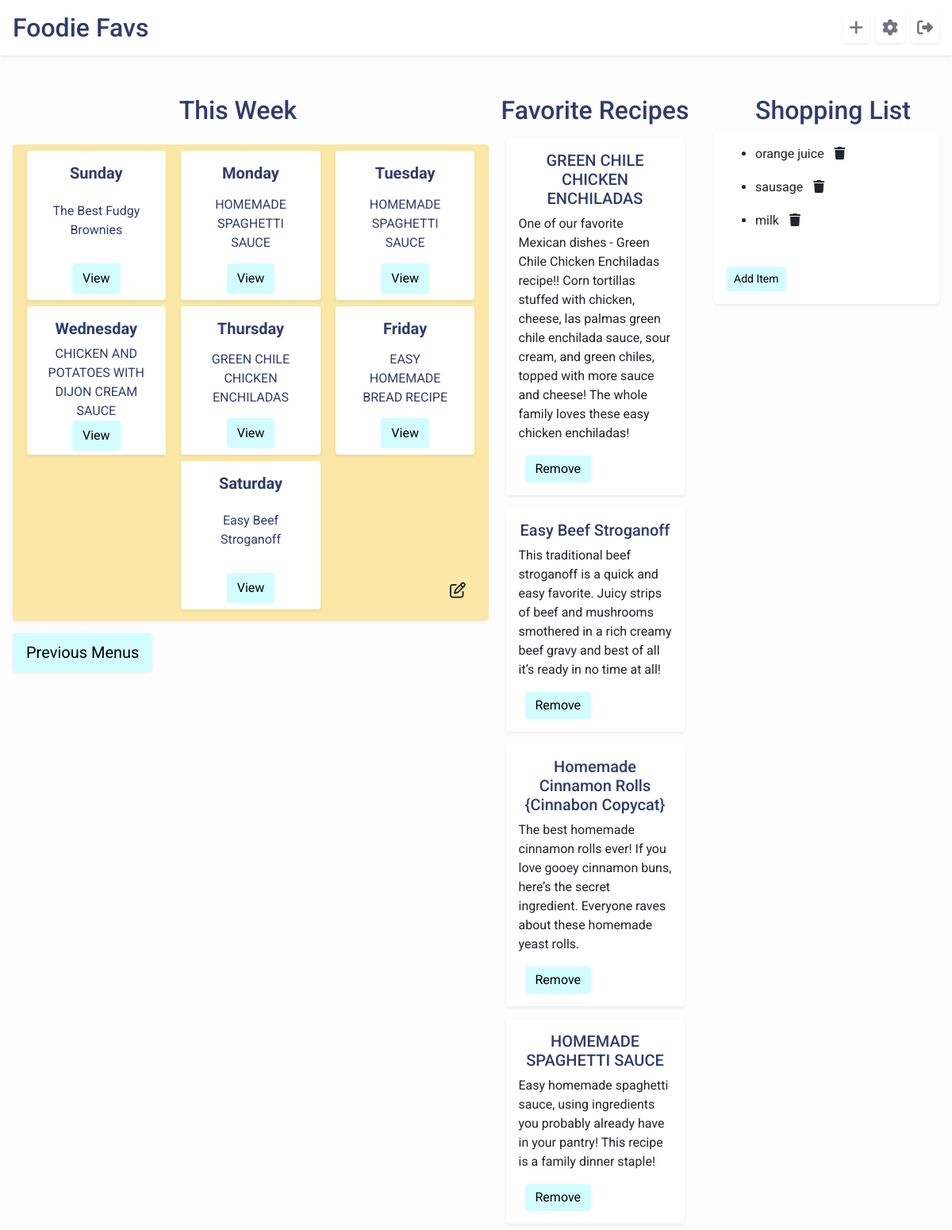
Before: /home/1 (signed in) with the older database file.
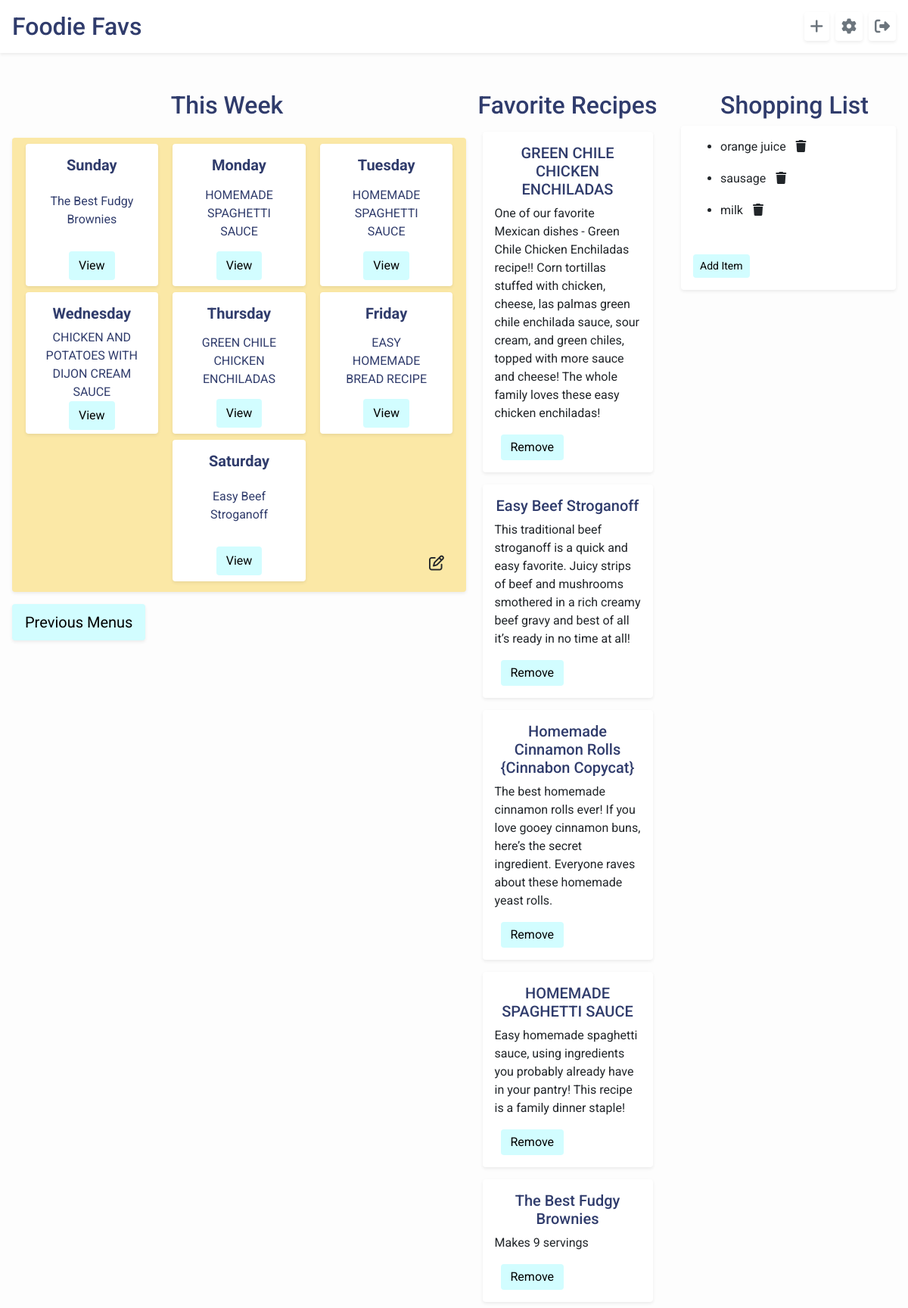
After: the same page with the newer database file.
### foodie_app/models.py (models this page shows)
class Recipe(models.Model):
    name = models.CharField(max_length=255)
    desc = models.CharField(max_length=255, default="")
    ingredients = models.TextField(default="")
    steps = models.TextField(default="")
    creator = models.ForeignKey(User, related_name="users", on_delete=models.CASCADE, default=1)
    source = models.CharField(max_length=255, default="")
    users_who_favorite = models.ManyToManyField(User, related_name="favorite_recipes", default=0)
    created_at = models.DateTimeField(auto_now_add=True)
    updated_at = models.DateTimeField(auto_now=True)
    objects = RecipeManager()

class Shopping_List_Item(models.Model):
    item = models.CharField(max_length=255)
    user = models.ForeignKey(User, related_name="list_user", on_delete=models.CASCADE, default=1)
    created_at = models.DateTimeField(auto_now_add=True)
    updated_at = models.DateTimeField(auto_now=True)
    objects = ListManager()

### login/models.py (models this page shows)
class User(models.Model):
    first_name = models.CharField(max_length=255)
    last_name = models.CharField(max_length=255)
    email = models.EmailField()
    password = models.CharField(max_length=255)
    followers = models.ManyToManyField("self", blank=True)
    profile_desc = models.TextField(default="")
    created_at = models.DateTimeField(auto_now_add=True)
    updated_at = models.DateTimeField(auto_now=True)
    objects = UserManager()

### foodie_app/views.py (the view)
# urls.py: path('<int:user_id>', views.user_profile),
def user_profile(request, user_id):
    if 'userid' in request.session:
        menus = Menu.objects.filter(editor=User.objects.get(id=request.session['userid']))
        menu = menus.last()
        context = {
            "user": User.objects.get(id=request.session['userid']),
            "recipes": Recipe.objects.filter(creator=User.objects.get(id=request.session['userid'])),
            "menu": menu,
            "shopping_list": Shopping_List_Item.objects.all(),
        }
        return render(request, 'user_profile.html', context)
    return redirect('/login')

### foodie_app/templates/user_profile.html (shortened to what the changed rows need)
<!DOCTYPE html>
<html lang="en">
<head>
    <link rel="stylesheet" href="https://stackpath.bootstrapcdn.com/bootstrap/4.5.2/css/bootstrap.min.css"
>
    {% load static %}
    <link rel="stylesheet" href="{% static 'css/style.css' %}">
</head>
<body id="body">
    <header id="header" class="bg-white d-flex p-3 align-items-center shadow-sm mt-0">
        <h2 class="pr-5 mb-0"><a href="/home" class="home">Foodie Favs</a></h2>
    </header>
    <div class="d-flex mt-4 pt-5">
        <div class="w-50">
            <div class="d-flex flex-column">
                <h2 class="heading">This Week</h2>
            </div>
        </div>
        <div class="w-25 d-flex flex-column align-items-center">
            <h2 class="heading ">Favorite Recipes</h2>
            {% for recipe in user.favorite_recipes.all %}
            <div class="recipe-card rounded shadow-sm w-75 p-3 m-2">
                <p class="text-center h5"><a id="recipe-text" href="/home/recipe_{{recipe.id}}">{{recipe.name}}</a></p>
                <p>{{recipe.desc}}</p>
                {% for favorite_user in recipe.users_who_favorite.all %}
                <form action="/home/{{user.id}}/remove_favorite_profile" method="POST">
                    <input class="btn favorite ml-2 pt-1 pb-1" type="submit" name="add_fav" value="Remove">
                </form>
                {% endfor %}
            </div>
            {% endfor %}
        </div>
        <div class="w-25">
            <h2 class="heading">Shopping List</h2>
            <div class="shopping-box mr-3 rounded shadow-sm">
                <div class="m-1 p-2 rounded" id="shopping-list">
                    <ul>
                        {% for item in shopping_list %}
                        {% if item.user.id == user.id %}
                        <div class="d-flex alin-items-start mb-2">
                            <li class="pt-2">{{item.item}}</li>
                            <a href="/home/{{user.id}}/delete_item/{{item.id}}"><i class="btn mt-1 fas fa-trash"></i></a>
                        </div>
                        {% endif %}
                        {% endfor %}
                    </ul>
                </div>
            </div>
        </div>
    </div>
</body>
</html>

Changed rows visible on the page:
now on this page (row edited): Recipe: name "The Best Fudgy Brownies", desc "Makes 9 servings"
